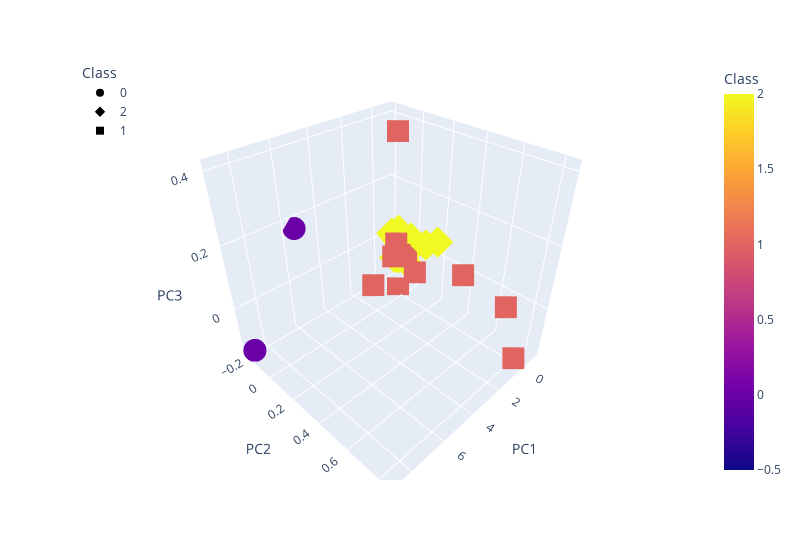

The notebook cell this image was saved under:
### Code cell
# Creating a 3D-Scatter with the PCA data and the clusters
fig = px.scatter_3d(
    clustered_df,
    x = 'PC1',
    y = 'PC2',
    z = 'PC3',
    color = 'Class',
    symbol = 'Class',
    width = 800,
    hover_name = 'reporting_phu',
    hover_data = ['reporting_phu_city'],
)
fig.update_layout(legend=dict(x=0, y=1))
fig.show()

### Figure 1 — Plotly figure (JSON) as saved in the notebook; plotly's stock layout.template omitted (floating-point values rounded to 4 significant figures)
{"data": [{"customdata": [["Mississauga"], ["Toronto"]], "hovertemplate": "<b>%{hovertext}</b><br><br>Class=%{marker.color}<br>PC1=%{x}<br>PC2=%{y}<br>PC3=%{z}<br>reporting_phu_city=%{customdata[0]}<extra></extra>", "hovertext": ["Peel Public Health", "Toronto Public Health"], "legendgroup": "0", "marker": {"color": [0, 0], "coloraxis": "coloraxis", "symbol": "circle"}, "mode": "markers", "name": "0", "scene": "scene", "showlegend": true, "type": "scatter3d", "x": [5.544, 8.868], "y": [-0.2032, -0.1802], "z": [0.1734, -0.1449]}, {"customdata": [["Simcoe"], ["Kenora"], ["Kingston"], ["North Bay"], ["Cornwall"], ["Brockville"], ["Owen Sound"], ["Belleville"], ["Port Hope"], ["Chatham"], ["Sault Ste. Marie"], ["Point Edward"], ["Guelph"], ["Brantford"], ["New Liskeard"], ["Sudbury"], ["St. Thomas"], ["Thunder Bay"], ["Peterborough"], ["Timmins"], ["Stratford"], ["Pembroke"]], "hovertemplate": "<b>%{hovertext}</b><br><br>Class=%{marker.color}<br>PC1=%{x}<br>PC2=%{y}<br>PC3=%{z}<br>reporting_phu_city=%{customdata[0]}<extra></extra>", "hovertext": ["Haldimand-Norfolk Health Unit", "Northwestern Health Unit", "Kingston, Frontenac and Lennox & Addington Public Health", "North Bay Parry Sound District Health Unit", "Eastern Ontario Health Unit", "Leeds, Grenville and Lanark District Health Unit", "Grey Bruce Health Unit", "Hastings and Prince Edward Counties Health Unit", "Haliburton, Kawartha, Pine Ridge District Health Unit", "Chatham-Kent Health Unit", "Algoma Public Health Unit", "Lambton Public Health", "Wellington-Dufferin-Guelph Public Health", "Brant County Health Unit", "Timiskaming Health Unit", "Sudbury & District Health Unit", "Southwestern Public Health", "Thunder Bay District Health Unit", "Peterborough Public Health", "Porcupine Health Unit", "Huron Perth District Health Unit", "Renfrew County and District Health Unit"], "legendgroup": "2", "marker": {"color": [2, 2, 2, 2, 2, 2, 2, 2, 2, 2, 2, 2, 2, 2, 2, 2, 2, 2, 2, 2, 2, 2], "coloraxis": "coloraxis", "symbol": "diamond"}, "mode": "markers", "name": "2", "scene": "scene", "showlegend": true, "type": "scatter3d", "x": [-0.8844, -0.9946, -0.9456, -0.9769, -0.7344, -0.9663, -0.7807, -0.9625, -0.9014, -0.837, -1.026, -0.8237, -0.4804, -0.7661, -1.05, -0.8873, -0.7437, -0.8914, -0.9408, -0.8456, -0.8891, -1.012], "y": [-0.1027, -0.1264, -0.1286, -0.04963, -0.1664, -0.149, 0.1902, -0.1002, -0.07264, -0.01898, -0.1277, -0.1179, -0.008191, -0.0641, -0.1384, -0.123, -0.04442, -0.1555, -0.09816, 0.09903, -0.06897, -0.1313], "z": [-0.0112, -0.0207, 0.006632, 0.005571, 0.01456, -0.01015, 0.06492, 0.007872, -0.01781, 0.02968, -0.007382, -0.07201, -0.05352, 0.01284, -0.01544, 0.03294, -0.03523, -0.08241, -0.004427, 0.03099, -0.01486, -0.005367]}, {"customdata": [["Thorold"], ["Newmarket"], ["Windsor"], ["London"], ["Waterloo"], ["Ottawa"], ["Hamilton"], ["Whitby"], ["Oakville"], ["Barrie"]], "hovertemplate": "<b>%{hovertext}</b><br><br>Class=%{marker.color}<br>PC1=%{x}<br>PC2=%{y}<br>PC3=%{z}<br>reporting_phu_city=%{customdata[0]}<extra></extra>", "hovertext": ["Niagara Region Public Health Department", "York Region Public Health Services", "Windsor-Essex County Health Unit", "Middlesex-London Health Unit", "Region of Waterloo, Public Health", "Ottawa Public Health", "Hamilton Public Health Services", "Durham Region Health Department", "Halton Region Health Department", "Simcoe Muskoka District Health Unit"], "legendgroup": "1", "marker": {"color": [1, 1, 1, 1, 1, 1, 1, 1, 1, 1], "coloraxis": "coloraxis", "symbol": "square"}, "mode": "markers", "name": "1", "scene": "scene", "showlegend": true, "type": "scatter3d", "x": [-0.01676, 2.243, 0.5637, -0.1751, 0.4848, 0.8415, 0.6272, 0.4787, 0.07513, -0.1927], "y": [-0.03686, -0.00341, 0.8381, 0.08321, 0.7446, 0.03999, 0.4859, -0.02786, -0.04511, 0.007827], "z": [-0.1527, -0.06134, -0.1198, -0.05854, 0.02818, 0.4103, 0.06464, -0.008707, 0.02507, -0.01103]}], "layout": {"coloraxis": {"colorbar": {"title": {"text": "Class"}}, "colorscale": [[0, "#0d0887"], [0.1111, "#46039f"], [0.2222, "#7201a8"], [0.3333, "#9c179e"], [0.4444, "#bd3786"], [0.5556, "#d8576b"], [0.6667, "#ed7953"], [0.7778, "#fb9f3a"], [0.8889, "#fdca26"], [1, "#f0f921"]]}, "legend": {"title": {"text": "Class"}, "tracegroupgap": 0, "x": 0, "y": 1}, "margin": {"t": 60}, "scene": {"domain": {"x": [0, 1], "y": [0, 1]}, "xaxis": {"title": {"text": "PC1"}}, "yaxis": {"title": {"text": "PC2"}}, "zaxis": {"title": {"text": "PC3"}}}, "width": 800}}
